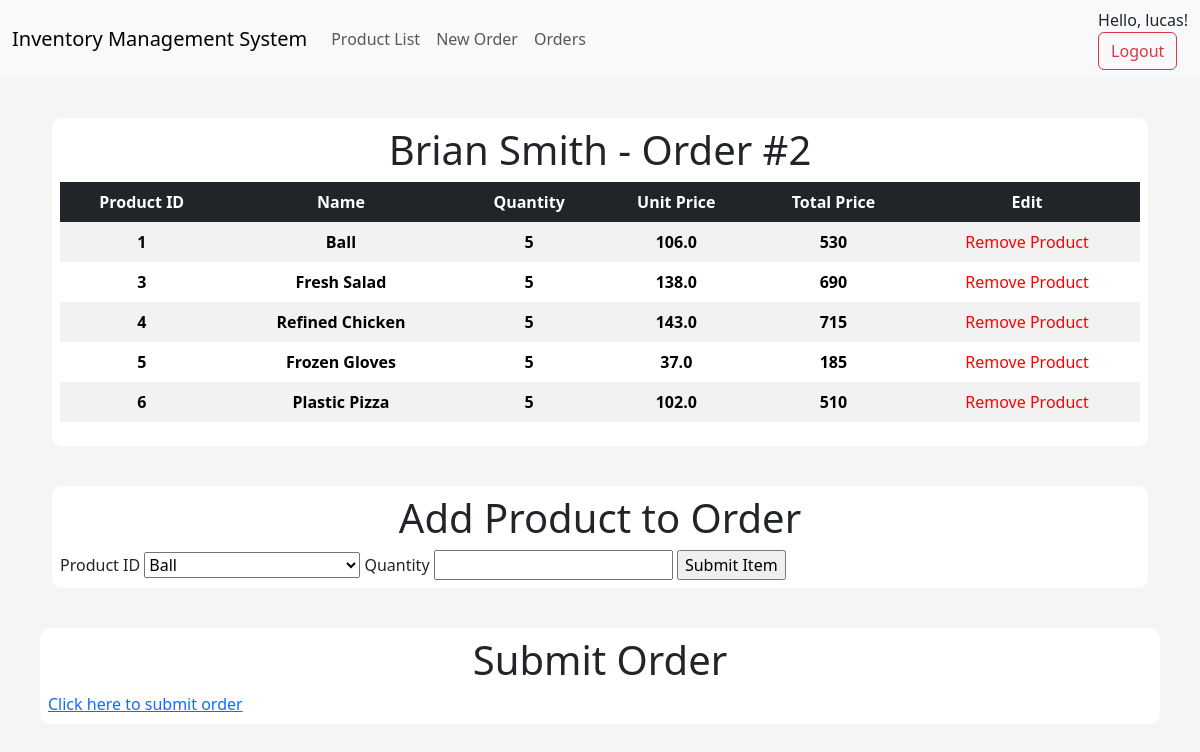
The page /order/2 (signed in) on the database its author committed.
### app/models/tables.py (models this page shows, shortened)
class User(db.Model, UserMixin):
    id = db.Column(db.Integer, primary_key=True)
    username = db.Column(db.String, nullable=False, unique=True)
    email = db.Column(db.String, nullable=False, unique=True)
    password = db.Column(db.String, nullable=False)

class Customer(db.Model):
    __tablename__ = "customer"
    id = db.Column(db.Integer, primary_key=True)
    first_name = db.Column(db.String(50), nullable=False)
    last_name = db.Column(db.String(50), nullable=False)
    address = db.Column(db.String(500), nullable=False)
    postcode = db.Column(db.String(50), nullable=False)
    email = db.Column(db.String(50), nullable=False, unique=True)
    orders = db.relationship("Order", backref="customer")

class Product(db.Model):
    __tablename__ = "product"
    id = db.Column(db.Integer, primary_key=True)
    name = db.Column(db.String(50), nullable=False, unique=True)
    price = db.Column(db.Float, nullable=False)
    quantity_available = db.Column(db.Integer)

class OrderItem(db.Model):
    __tablename__ = "order_item"
    order_id = db.Column(db.Integer, db.ForeignKey("order.id"), primary_key=True)
    item_id = db.Column(db.Integer, db.ForeignKey("product.id"), primary_key=True)
    quantity = db.Column(db.Integer, nullable=False)
    total_price = db.Column(db.Integer, nullable=False)

### app/controllers/default.py (the view, shortened to what this page needs)
@app.route("/order/<int:id>", methods=["GET", "POST"])
@login_required
def order(id):
    form = AddOrderItemForm()
    products = Product.query.all()
    form.product_id.choices = [(product.id, product.name) for product in products]
    order_items = OrderItem.query.filter_by(order_id=id).all()
    product_names = [Product.query.get(item.item_id).name for item in order_items]
    print(type(id))
    order = Order.query.get(id)
    customer_id = order.customer_id
    customer = Customer.query.get(customer_id)
    products_for_order = {
        item.item_id: Product.query.get(item.item_id) for item in order_items
    }
    return render_template(
        "order.html",
        order=id,
        order_items=order_items,
        product_names=product_names,
        customer=customer,
        zip=zip,
        form=form,
        products_for_order=products_for_order,
    )

### app/models/forms.py (shortened to what this page needs)
class AddOrderItemForm(FlaskForm):
    product_id = SelectField("Product ID", coerce=int, validators=[DataRequired()])
    quantity = IntegerField("Quantity", validators=[DataRequired()])
    customer_id = HiddenField("customer_id")
    submit = SubmitField("Submit Item")

### app/models/tables.py (called while the page is built)
@login_manager.user_loader
def load_user(user_id):
    return User.query.get(int(user_id))

### app/templates/order.html (shortened to what this page needs)
{% extends "index.html" %}
{% block body %}
<div class="content-section">
    <div class="title">
        <h1>{{customer.first_name}} {{customer.last_name}} - Order #{{order}}</h1>
    </div>
    <table class="table table-striped table-borderless table-hover text-center">
        <thead class="table-dark table-sm">
            <tr>
                <th scope="col">Product ID</th>
                <th scope="col">Name</th>
                <th scope="col">Quantity</th>
                <th scope="col">Unit Price</th>
                <th scope="col">Total Price</th>
                <th scope="col">Edit</th>
            </tr>
        </thead>
        <tbody>
            {% for product, product_name in zip(order_items, product_names) %}
            {% set product_obj = products_for_order.get(product.item_id) %}
                <tr>
                    <th scope="row">{{ product.item_id }}</th>
                    <th scope="row">{{ product_name }}</th>
                    <th scope="row">{{ product.quantity }}</th>
                    <th scope="row">{{ product_obj.price }}</th>
                    <th scope="row">{{ product.total_price }}</th>
                    <td><a style="text-decoration: none; color:red; font-weight:red;" href="{{url_for('delete_orderitem', item_id=product.item_id, order_id=order)}}"> Remove Product </a></td>
                </tr>
            {% endfor %}
        </tbody>
    </table>
</div>
<div class="content-section">
    <div class="title">
        <h1>Add Product to Order</h1>
    </div>
<form method="POST" action="{{ url_for('order',id=order) }}" id="orderForm">
    {{form.product_id.label}}
    {{form.product_id}}
    {{form.quantity.label}}
    {{form.quantity}}
    {{ form.submit() }}
</div>
</div>
<div class="content-section">
    <div class="title">
        <h1>Submit Order</h1>
    </div>
    <a href="{{ url_for('close_order', id=order) }}">Click here to submit order</a>
</div>
{% endblock body %}

### app/templates/navbar.html (shortened to what this page needs)
<nav class="navbar navbar-expand-lg bg-body-tertiary">
    <div class="container-fluid">
      <a class="navbar-brand" href="{{ url_for('index') }}">Inventory Management System</a>
      <div class="collapse navbar-collapse" id="navbarSupportedContent">
        <ul class="navbar-nav me-auto mb-2 mb-lg-0">
          <li class="nav-item">
            <a class="nav-link" href="{{ url_for('products') }}">Product List</a>
          </li>
          <li class="nav-item">
            <a class="nav-link" href="{{ url_for('create_order') }}">New Order</a>
          </li>
          <li class="nav-item">
            <a class="nav-link" href="{{ url_for('orders') }}">Orders</a>
          </li>
        </ul>
          <a href="#" class="nav-link">
            {% if 'username' in session %}
            <div class="d-flex">
              Hello, {{ session.username }}!
            </div>
            <form class="d-flex" action="{{ url_for('logout') }}">
              <button type="submit" class="btn btn-outline-danger">Logout</button>
            </form>
            {% endif %}
          </a>
      </div>
    </div>
  </nav>

### app/static/css/main.css (style rules this page uses)
body { background-color: rgb(245, 245, 245); }
.content-section { background: #fff; margin: 40px; padding: 0.5rem 0.5rem; border-radius: 10px; }
.title h1 { text-align: center; align-items: center; }

### rows shown on the page
User: username "lucas"
Customer: first_name "Brian", last_name "Smith"
Product: item_id "1", name "Ball", quantity "5", price "106.0", total_price "530"
Product: item_id "3", name "Fresh Salad", quantity "5", price "138.0", total_price "690"
Product: item_id "4", name "Refined Chicken", quantity "5", price "143.0", total_price "715"
Product: item_id "5", name "Frozen Gloves", quantity "5", price "37.0", total_price "185"
Product: item_id "6", name "Plastic Pizza", quantity "5", price "102.0", total_price "510"

### other values the page prints
{{ order }} "2"
